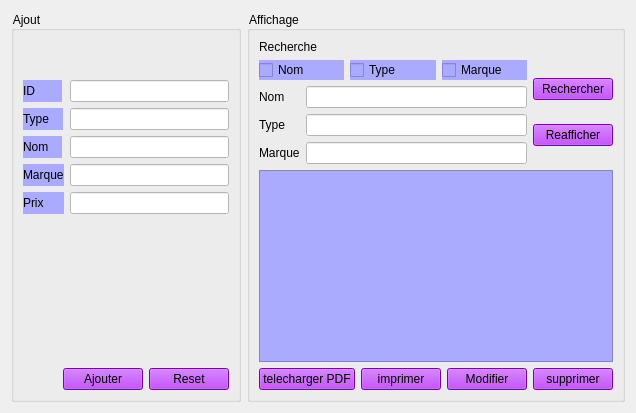
                <widget class="QWidget" name="tab_11">
                 <attribute name="title">
                  <string>Produit</string>
                 </attribute>
                 <layout class="QHBoxLayout" name="horizontalLayout_39">
                  <item>
                   <layout class="QVBoxLayout" name="verticalLayout_57">
                    <item>
                     <widget class="QGroupBox" name="groupBox_30">
                      <property name="styleSheet">
                       <string notr="true">font: 75 10pt &quot;Myanmar Text&quot;;

color: rgb(0, 0, 0);

</string>
                      </property>
                      <property name="title">
                       <string>Ajout</string>
                      </property>
                      <layout class="QVBoxLayout" name="verticalLayout_58">
                       <item>
                        <spacer name="horizontalSpacer_31">
                         <property name="orientation">
                          <enum>Qt::Horizontal</enum>
                         </property>
                         <property name="sizeHint" stdset="0">
                          <size>
                           <width>40</width>
                           <height>20</height>
                          </size>
                         </property>
                        </spacer>
                       </item>
                       <item>
                        <spacer name="horizontalSpacer_33">
                         <property name="orientation">
                          <enum>Qt::Horizontal</enum>
                         </property>
                         <property name="sizeHint" stdset="0">
                          <size>
                           <width>40</width>
                           <height>20</height>
                          </size>
                         </property>
                        </spacer>
                       </item>
                       <item>
                        <layout class="QVBoxLayout" name="verticalLayout_59">
                         <item>
                          <layout class="QFormLayout" name="formLayout_13">
                           <item row="0" column="0">
                            <widget class="QLabel" name="label_114">
                             <property name="styleSheet">
                              <string notr="true">background-color: rgb(170, 170, 255);</string>
                             </property>
                             <property name="text">
                              <string>ID        </string>
                             </property>
                            </widget>
                           </item>
                           <item row="0" column="1">
                            <widget class="QLineEdit" name="idP">
                             <property name="styleSheet">
                              <string notr="true">color: rgb(255, 85,0);
background-color: rgb(255, 255, 255);</string>
                             </property>
                            </widget>
                           </item>
                           <item row="1" column="0">
                            <widget class="QLabel" name="label_116">
                             <property name="styleSheet">
                              <string notr="true">background-color: rgb(170, 170, 255);</string>
                             </property>
                             <property name="text">
                              <string>Type    </string>
                             </property>
                            </widget>
                           </item>
                           <item row="1" column="1">
                            <widget class="QLineEdit" name="typeP">
                             <property name="styleSheet">
                              <string notr="true">background-color: rgb(255, 255, 255);
color: rgb(255, 85, 0);</string>
                             </property>
                            </widget>
                           </item>
                           <item row="2" column="0">
                            <widget class="QLabel" name="label_117">
                             <property name="styleSheet">
                              <string notr="true">background-color: rgb(170, 170, 255);</string>
                             </property>
                             <property name="text">
                              <string>Nom    </string>
                             </property>
                            </widget>
                           </item>
                           <item row="2" column="1">
                            <widget class="QLineEdit" name="nomP">
                             <property name="styleSheet">
                              <string notr="true">background-color: rgb(255, 255, 255);
color: rgb(255, 85, 0);</string>
                             </property>
                            </widget>
                           </item>
                           <item row="3" column="0">
                            <widget class="QLabel" name="label_121">
                             <property name="styleSheet">
                              <string notr="true">background-color: rgb(170, 170, 255);</string>
                             </property>
                             <property name="text">
                              <string>Marque</string>
                             </property>
                            </widget>
                           </item>
                           <item row="4" column="0">
                            <widget class="QLabel" name="label_122">
                             <property name="styleSheet">
                              <string notr="true">background-color: rgb(170, 170, 255);</string>
                             </property>
                             <property name="text">
                              <string>Prix      </string>
                             </property>
                            </widget>
                           </item>
                           <item row="4" column="1">
                            <widget class="QLineEdit" name="prixP">
                             <property name="styleSheet">
                              <string notr="true">background-color: rgb(255, 255, 255);
color: rgb(255, 85, 0);</string>
                             </property>
                            </widget>
                           </item>
                           <item row="3" column="1">
                            <widget class="QLineEdit" name="marque_2">
                             <property name="styleSheet">
                              <string notr="true">background-color: rgb(255, 255, 255);
color: rgb(255, 85, 0);</string>
                             </property>
                            </widget>
                           </item>
                          </layout>
                         </item>
                        </layout>
                       </item>
                       <item>
                        <spacer name="verticalSpacer_60">
                         <property name="orientation">
                          <enum>Qt::Vertical</enum>
                         </property>
                         <property name="sizeHint" stdset="0">
                          <size>
                           <width>20</width>
                           <height>40</height>
                          </size>
                         </property>
                        </spacer>
                       </item>
                       <item>
                        <layout class="QHBoxLayout" name="horizontalLayout_40">
                         <item>
                          <spacer name="horizontalSpacer_34">
                           <property name="orientation">
                            <enum>Qt::Horizontal</enum>
                           </property>
                           <property name="sizeHint" stdset="0">
                            <size>
                             <width>40</width>
                             <height>20</height>
                            </size>
                           </property>
                          </spacer>
                         </item>
                         <item>
                          <widget class="QPushButton" name="pb_ajouterProduit">
                           <property name="styleSheet">
                            <string notr="true">font: 75 10pt &quot;Myanmar Text&quot;;
color: rgb(0, 0, 0);
background-color: rgb(170, 0, 255);</string>
                           </property>
                           <property name="text">
                            <string>Ajouter</string>
                           </property>
                          </widget>
                         </item>
                         <item>
                          <widget class="QPushButton" name="reset_produit">
                           <property name="styleSheet">
                            <string notr="true">font: 75 10pt &quot;Myanmar Text&quot;;
color: rgb(0, 0, 0);
background-color: rgb(170, 0, 255);</string>
                           </property>
                           <property name="text">
                            <string>Reset</string>
                           </property>
                          </widget>
                         </item>
                        </layout>
                       </item>
                      </layout>
                     </widget>
                    </item>
                   </layout>
                  </item>
                  <item>
                   <layout class="QVBoxLayout" name="verticalLayout_66">
                    <item>
                     <widget class="QGroupBox" name="groupBox_31">
                      <property name="styleSheet">
                       <string notr="true">font: 75 10pt &quot;Myanmar Text&quot;;
color: rgb(0, 0, 0);
</string>
                      </property>
                      <property name="title">
                       <string>Affichage</string>
                      </property>
                      <layout class="QVBoxLayout" name="verticalLayout_68">
                       <item>
                        <layout class="QVBoxLayout" name="verticalLayout_74">
                         <item>
                          <widget class="QLabel" name="label_123">
                           <property name="styleSheet">
                            <string notr="true">font: 75 10pt &quot;Myanmar Text&quot;;


</string>
                           </property>
                           <property name="text">
                            <string>Recherche</string>
                           </property>
                          </widget>
                         </item>
                         <item>
                          <layout class="QHBoxLayout" name="horizontalLayout_41">
                           <item>
                            <layout class="QVBoxLayout" name="verticalLayout_75">
                             <item>
                              <layout class="QHBoxLayout" name="horizontalLayout_42">
                               <item>
                                <widget class="QCheckBox" name="checkBox_nom_2">
                                 <property name="styleSheet">
                                  <string notr="true">background-color: rgb(170, 170, 255);</string>
                                 </property>
                                 <property name="text">
                                  <string>Nom</string>
                                 </property>
                                </widget>
                               </item>
                               <item>
                                <widget class="QCheckBox" name="checkBox_type_2">
                                 <property name="styleSheet">
                                  <string notr="true">background-color: rgb(170, 170, 255);</string>
                                 </property>
                                 <property name="text">
                                  <string>Type</string>
                                 </property>
                                </widget>
                               </item>
                               <item>
                                <widget class="QCheckBox" name="checkBox_marque_2">
                                 <property name="styleSheet">
                                  <string notr="true">background-color: rgb(170, 170, 255);</string>
                                 </property>
                                 <property name="text">
                                  <string>Marque</string>
                                 </property>
                                </widget>
                               </item>
                              </layout>
                             </item>
                             <item>
                              <layout class="QVBoxLayout" name="verticalLayout_76">
                               <item>
                                <layout class="QFormLayout" name="formLayout_14">
                                 <item row="0" column="0">
                                  <widget class="QLabel" name="label_124">
                                   <property name="text">
                                    <string>Nom</string>
                                   </property>
                                  </widget>
                                 </item>
                                 <item row="1" column="0">
                                  <widget class="QLabel" name="label_131">
                                   <property name="text">
                                    <string>Type</string>
                                   </property>
                                  </widget>
                                 </item>
                                 <item row="2" column="0">
                                  <widget class="QLabel" name="label_132">
                                   <property name="text">
                                    <string>Marque</string>
                                   </property>
                                  </widget>
                                 </item>
                                 <item row="0" column="1">
                                  <widget class="QLineEdit" name="rech_nom_2">
                                   <property name="styleSheet">
                                    <string notr="true">background-color: rgb(255, 255, 255);
color: rgb(255, 85, 0);</string>
                                   </property>
                                  </widget>
                                 </item>
                                 <item row="1" column="1">
                                  <widget class="QLineEdit" name="rech_type_2">
                                   <property name="styleSheet">
                                    <string notr="true">background-color: rgb(255, 255, 255);
color: rgb(255, 85, 0);</string>
                                   </property>
                                  </widget>
                                 </item>
                                 <item row="2" column="1">
                                  <widget class="QLineEdit" name="rech_marque_2">
                                   <property name="styleSheet">
                                    <string notr="true">background-color: rgb(255, 255, 255);
color: rgb(255, 85, 0);</string>
                                   </property>
                                  </widget>
                                 </item>
                                </layout>
                               </item>
                              </layout>
                             </item>
                            </layout>
                           </item>
                           <item>
                            <layout class="QVBoxLayout" name="verticalLayout_77">
                             <item>
                              <widget class="QPushButton" name="rechercher_produit">
                               <property name="styleSheet">
                                <string notr="true">font: 75 10pt &quot;Myanmar Text&quot;;
color: rgb(0, 0, 0);
background-color: rgb(170, 0, 255);</string>
                               </property>
                               <property name="text">
                                <string>Rechercher</string>
                               </property>
                              </widget>
                             </item>
                             <item>
                              <widget class="QPushButton" name="Reafficher">
                               <property name="styleSheet">
                                <string notr="true">font: 75 10pt &quot;Myanmar Text&quot;;
color: rgb(0, 0, 0);
background-color: rgb(170, 0, 255);</string>
                               </property>
                               <property name="text">
                                <string>Reafficher</string>
                               </property>
                              </widget>
                             </item>
                            </layout>
                           </item>
                          </layout>
                         </item>
                         <item>
                          <widget class="QTableView" name="tab_produit">
                           <property name="styleSheet">
                            <string notr="true">font: 75 10pt &quot;Myanmar Text&quot;;
color: rgb(0, 0, 0);
background-color: rgb(170, 170, 255);</string>
                           </property>
                          </widget>
                         </item>
                         <item>
                          <layout class="QHBoxLayout" name="horizontalLayout_52">
                           <item>
                            <widget class="QPushButton" name="PDFP">
                             <property name="styleSheet">
                              <string notr="true">font: 75 10pt &quot;Myanmar Text&quot;;
color: rgb(0, 0, 0);
background-color: rgb(170, 0, 255);</string>
                             </property>
                             <property name="text">
                              <string>telecharger PDF</string>
                             </property>
                            </widget>
                           </item>
                           <item>
                            <widget class="QPushButton" name="imprimerProduits">
                             <property name="styleSheet">
                              <string notr="true">font: 75 10pt &quot;Myanmar Text&quot;;
color: rgb(0, 0, 0);
background-color: rgb(170, 0, 255);</string>
                             </property>
                             <property name="text">
                              <string>imprimer</string>
                             </property>
                            </widget>
                           </item>
                           <item>
                            <widget class="QPushButton" name="Modifier_P">
                             <property name="styleSheet">
                              <string notr="true">font: 75 10pt &quot;Myanmar Text&quot;;
color: rgb(0, 0, 0);
background-color: rgb(170, 0, 255);</string>
                             </property>
                             <property name="text">
                              <string>Modifier</string>
                             </property>
                             <property name="checkable">
                              <bool>true</bool>
                             </property>
                            </widget>
                           </item>
                           <item>
                            <widget class="QPushButton" name="supprimer_P">
                             <property name="styleSheet">
                              <string notr="true">font: 75 10pt &quot;Myanmar Text&quot;;
color: rgb(0, 0, 0);
background-color: rgb(170, 0, 255);</string>
                             </property>
                             <property name="text">
                              <string>supprimer</string>
                             </property>
                            </widget>
                           </item>
                          </layout>
                         </item>
                        </layout>
                       </item>
                      </layout>
                     </widget>
                    </item>
                   </layout>
                  </item>
                 </layout>
                </widget>
